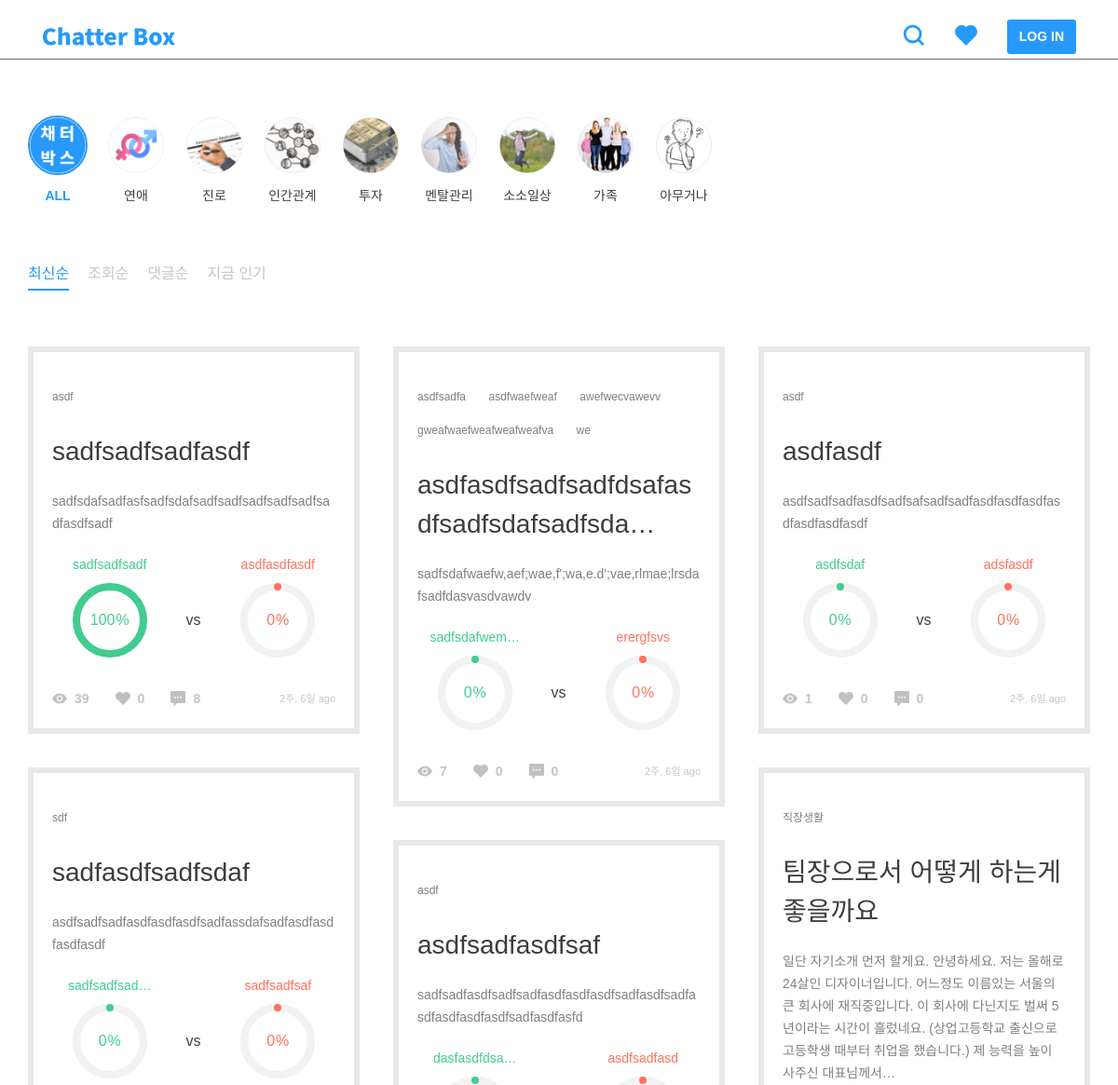
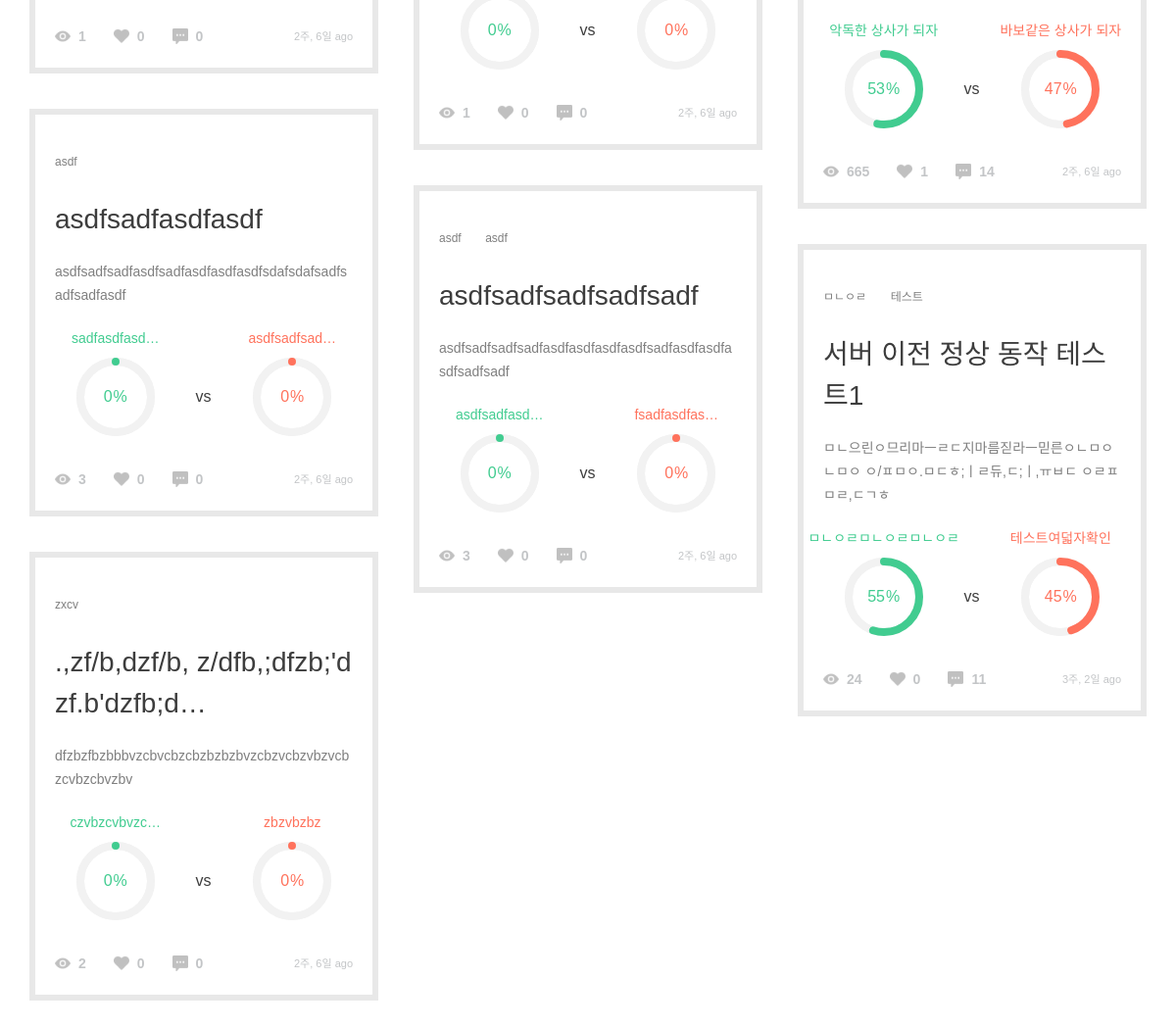
The app's page /post/, older data (2 pictures, top to bottom).
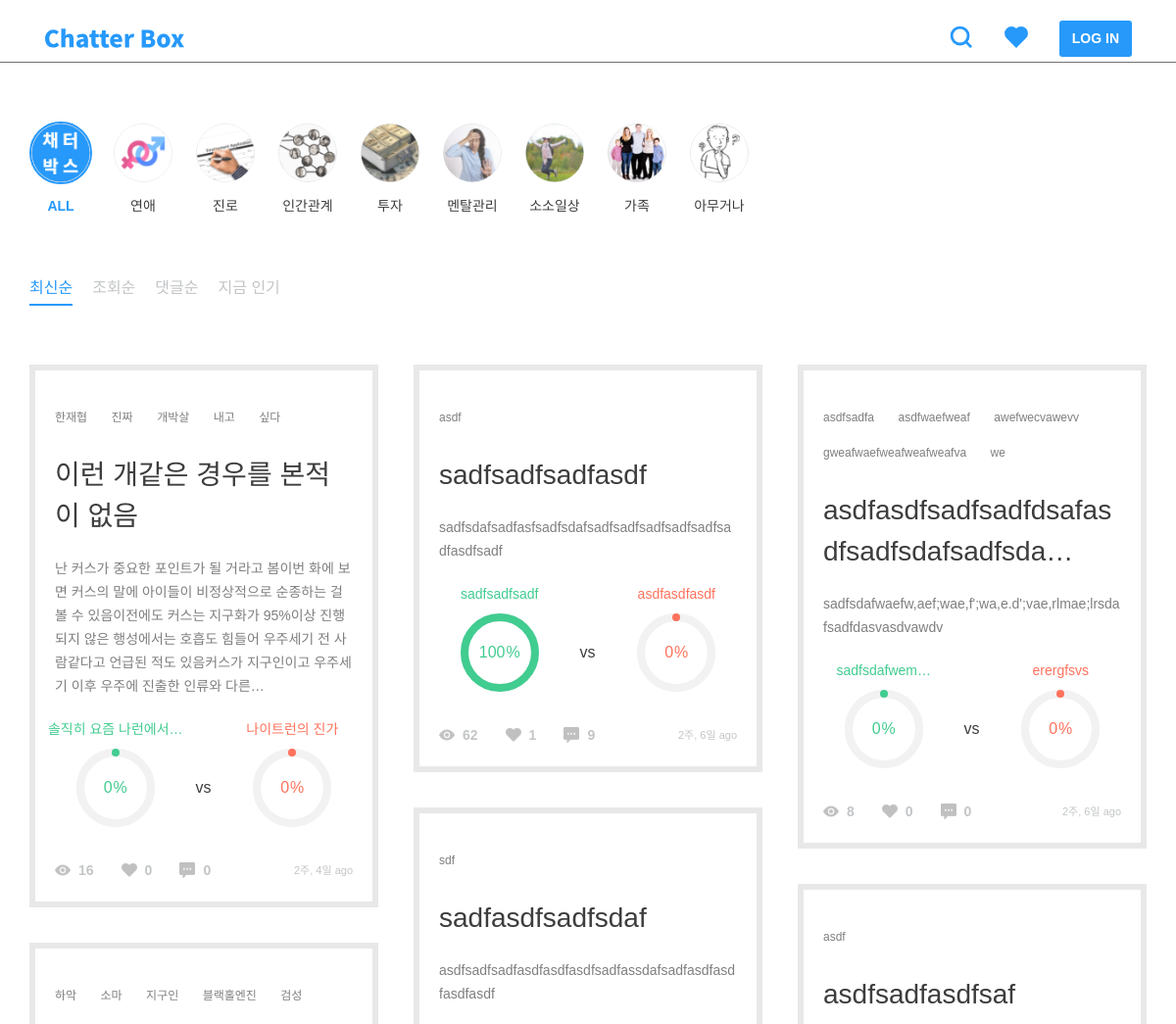
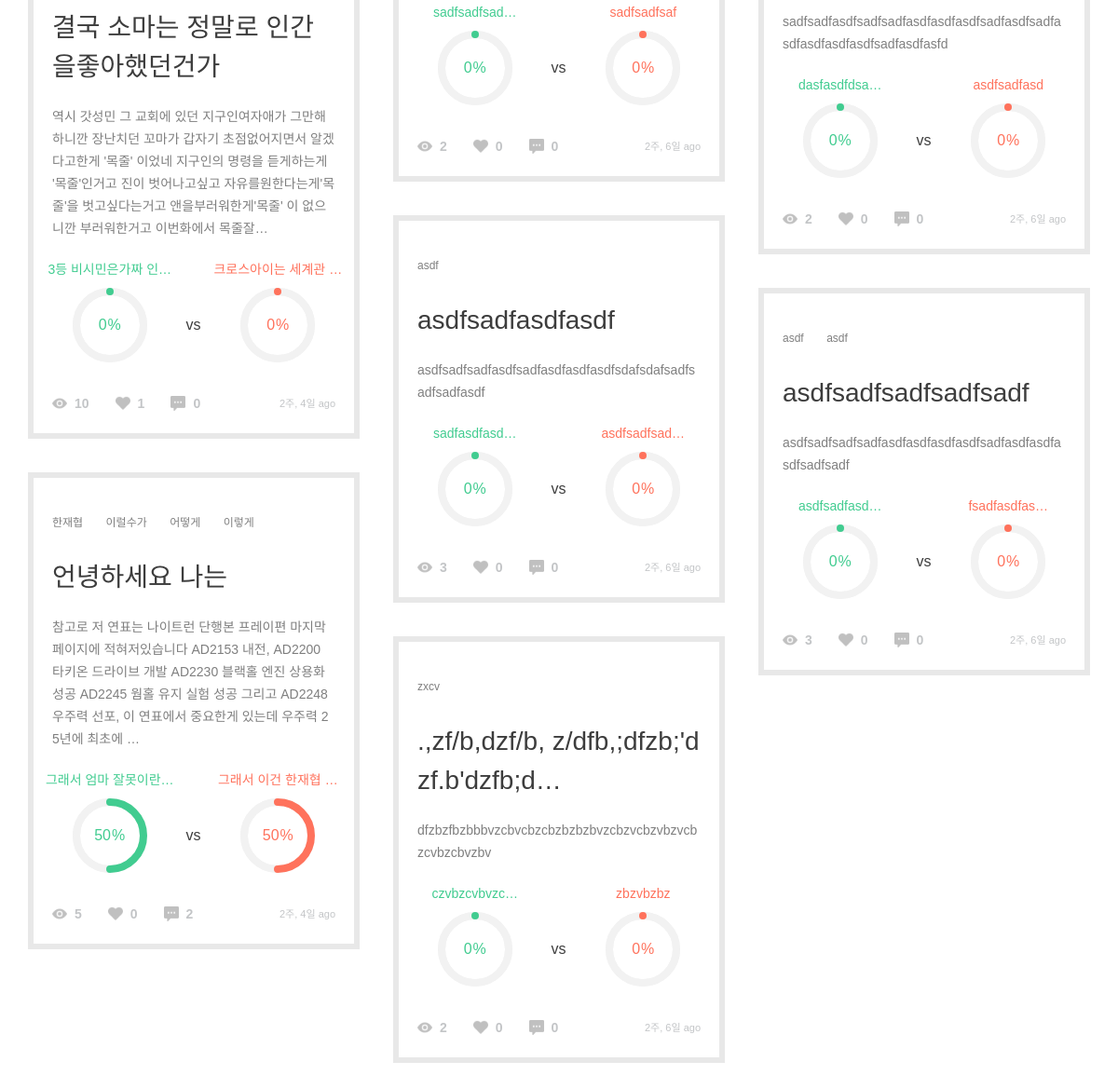
The same page, newer data (2 pictures, top to bottom).
### post/models.py (models this page shows, shortened)
class Category(models.Model):
    name = models.CharField(max_length=200)
    slug = models.SlugField()
    parent = models.ForeignKey(
        'self', blank=True, null=True, related_name='children')
    class Meta:
        unique_together = ('slug', 'parent',)
        verbose_name_plural = "categories"  # categories under a parent with same slug

class TimeStampedModel(models.Model):
    created_at = models.DateTimeField(auto_now_add=True, null=True)
    updated_at = models.DateTimeField(auto_now=True, null=True)
    class Meta():
        abstract = True

class Post(TimeStampedModel):
    author = models.ForeignKey(settings.AUTH_USER_MODEL)
    category = models.ForeignKey('Category')
    title = models.CharField(max_length=160, null=True)
    background = models.TextField()
    background_image1 = models.ImageField(
        upload_to='post', blank=True, null=True)
    background_image2 = models.ImageField(
        upload_to='post', blank=True, null=True)
    background_image3 = models.ImageField(
        upload_to='post', blank=True, null=True)
    background_image4 = models.ImageField(
        upload_to='post', blank=True, null=True)
    background_image5 = models.ImageField(
        upload_to='post', blank=True, null=True)
    tag = TagField()
    view_count = models.PositiveSmallIntegerField(default=0)
    share_count = models.PositiveSmallIntegerField(default=0)
    pro_title = models.CharField(max_length=160, null=True)
    con_title = models.CharField(max_length=160, null=True)
    @property
    def natural_time(self):
        return naturaltime(self.created_at)
    @property
    def likes_count(self):
        return self.like_users.all().count()
    @property
    def comment_count(self):
        all_count = self.comment_set.count()
        return all_count
    @property
    def pro_count(self):
        pro_sum = self.comment_set.filter(type=True).count()
        pro_comments = self.comment_set.filter(type=True)
        for comment in pro_comments:
            pro_sum = pro_sum + comment.count_comment_likes
        return pro_sum
    @property
    def con_count(self):
        con_sum = self.comment_set.filter(type=False).count()
        con_comments = self.comment_set.filter(type=False)
        for comment in con_comments:
            con_sum = con_sum + comment.count_comment_likes
        return con_sum
    @property
    def all_count(self):
        return self.pro_count + self.con_count
    @property
    def pro_percent(self):
        if not self.all_count == 0:
            result = self.pro_count / self.all_count
        else:
            result = 0
        return result
    @property
    def con_percent(self):
        if not self.all_count == 0:
            result = self.con_count / self.all_count
        else:
            result = 0
        return result
    class Meta:
        ordering = ['-created_at']

### post/views.py (the view)
def post_list(request):
    sort = request.GET.get('sort', '')
    categories = Category.objects.all()
    posts = Post.objects.all()
    if sort == 'likes':
        posts = posts.annotate(like_count=Count(
            'like_users')).order_by('-like_count')
    elif sort == 'views':
        posts = posts.order_by('-view_count')
    elif sort == 'comments':
        posts = posts.annotate(count=Count('comment')).order_by('-count')
    else:
        posts = posts.order_by('-created_at')
    paginator = Paginator(posts, 10)
    page = request.GET.get('page')
    try:
        posts = paginator.page(page)
    except PageNotAnInteger:
        posts = paginator.page(1)
    except EmptyPage:
        posts = paginator.page(paginator.num_pages)
    context = {'posts': posts, 'categories': categories, 'sort': sort, }
    return render(request, 'post/post_list.html', context)

### comment/models.py (called while the page is built)
    @property
    def count_comment_likes(self):
        return self.like_comments.all().count()

### post/templatetags/post_extras.py (called while the page is built)
@register.filter
def split_tags(value):
    tags = []
    split_comma = value.split(',')
    for tag in split_comma:
        split_space = tag.split(" ")
        for tag in split_space:
            if tag:
                tags.append(tag)
    return tags

### templates/post/post_list.html (shortened to what this page needs)
{% extends 'base.html' %}
{% load static %}
{% block customCSS %}
<link rel="stylesheet" href="{% static 'css/include/categories.css' %}" />
<link rel="stylesheet" href="{% static 'css/include/sorts.css' %}" />
<link rel="stylesheet" href="{% static 'css/include/pie_chart.css' %}">
<link rel="stylesheet" href="{% static 'css/post/post_list.css' %}" />
{% endblock %}
{% block content %}
<div class="row">
    {% include 'include/category.html' %}
    {% include 'include/sort.html' %}
</div>
<div class="row justify-content-center p-0">
    <div class="infinite-container columns col-12 p-0 m60">
        {% for post in posts %}
        <figure id="post-{{ post.pk }}" class="infinite-item">
            {% include 'include/post.html' %}
        </figure>
        {% endfor %}
    </div>
</div>
{% endblock %}
{% block customJS %}
<script>
    var infinite = new Waypoint.Infinite({
        element: $('.infinite-container')[0],
        onBeforePageLoad: function () {
        },
        onAfterPageLoad: function ($items) {
            customChart();
        }
    });
</script>
{% endblock %}

### templates/include/category.html (shortened to what this page needs)
{% load static %}
<div class="category-wrap">
    <div class="category m60" name="{{ target }}">
        <a id="all" class="category-link" href="{% url 'post:post_list' %}">
            <img class="category-icon" src="{% static '/img/categories/all.png' %}" />
            <h6>ALL</h6>
        </a>
        {% for category in categories %}
        <a id="{{ category.slug }}" class="category-link" href="/post/category/{{ category.slug }}">
            <img class="category-icon" src="/static/img/categories/{{ category.slug }}.png" />
            <h6>{{ category.name }}</h6>
        </a>
        {% endfor %}
    </div>
</div>

### templates/include/post.html
{% load static %}
{% load post_extras %}
<div class="tag-list">
    {% for tag in post.tag|split_tags %}
    <a class="tag" href="/post/search/?q={{ tag }}">{{ tag }}</a>
    {% endfor %}
</div>
<a href="{% url 'post:post_detail' post_pk=post.pk %}">
    <h3>{{ post.title|truncatechars:40 }}</h3>
    <div class="background">
        <p>{{ post.background|safe|truncatechars:160 }}</p>
    </div>
</a>
<div class="percent-wrap">
    <div class="chart">
        <h6 class="label pro-title">{{ post.pro_title|truncatechars:12 }}</h6>
        <div class="percentage pro-chart" data-percent="{% widthratio post.pro_percent 1 100 %}">
            <span class="pro-title">{% widthratio post.con_percent 1 100 %}</span><sup class="pro-title">%</sup>
        </div>
    </div>
    <h5>vs</h5>
    <div class="chart">
        <h6 class="label con-title">{{ post.con_title|truncatechars:12 }}</h6>
        <div class="percentage con-chart" data-percent="{% widthratio post.con_percent 1 100 %}">
            <span class="con-title">{% widthratio post.con_percent 1 100 %}</span><sup class="con-title">%</sup>
        </div>
    </div>
</div>
<div class="btn-area">
    <img src="{% static '/img/icons/view.png' %}" />
    <h6>{{ post.view_count }}</h6>
    <img src="{% static '/img/icons/heart-gray.png' %}" />
    <h6>{{ post.likes_count }}</h6>
    <img src="{% static '/img/icons/comment.png' %}" />
    <h6>{{ post.comment_count }}</h6>
    <span class="ml-auto">{{ post.natural_time }}</span>
</div>

Row changes from the older to the newer data that the page shows:
no longer on this page (row unchanged): Post: tag "asdf", title "asdfasdf", background "asdfsadfsadfasdfsadfsafsadfsadfasdfasdfasdfasdfasdfasdfasdf", pro_title "asdfsdaf", con_title "adsfasdf", view_count "1", likes_count "0", comment_count "0", natural_time "2주, 6일 ago"
no longer on this page (row edited): Post: tag "직장생활", title "팀장으로서 어떻게 하는게 좋을까요", background "일단 자기소개 먼저 할게요. 안녕하세요. 저는 올해로 24살인 디자이너입니다. 어느정도 이름있는 서울의 큰 회사에 재직중입니다. 이 회사에 다닌지도 벌써 5년이라는 시간이 흘렀네요. (상업고등학교 출신으로 고등학생 때부터 취업을 했습니다.) 제 능력을 높이 사주신 대표님께서…", pro_title "악독한 상사가 되자", con_title "바보같은 상사가 되자", view_count "665", likes_count "1", comment_count "14", natural_time "2주, 6일 ago"
no longer on this page (row edited): Post: tag "ㅁㄴㅇㄹ" "테스트", title "서버 이전 정상 동작 테스트1", background "ㅁㄴ으린ㅇ므리마ㅡㄹㄷ지마름짇라ㅡ믿른ㅇㄴㅁㅇ ㄴㅁㅇ ㅇ/ㅍㅁㅇ.ㅁㄷㅎ;ㅣㄹ듀,ㄷ;ㅣ,ㅠㅂㄷ ㅇㄹㅍㅁㄹ,ㄷㄱㅎ", pro_title "ㅁㄴㅇㄹㅁㄴㅇㄹㅁㄴㅇㄹ", con_title "테스트여덟자확인", view_count "24", likes_count "0", comment_count "11", natural_time "3주, 2일 ago"
added Post: tag "한재협" "진짜" "개박살" "내고" "싶다", title "이런 개같은 경우를 본적이 없음", background "난 커스가 중요한 포인트가 될 거라고 봄이번 화에 보면 커스의 말에 아이들이 비정상적으로 순종하는 걸 볼 수 있음이전에도 커스는 지구화가 95%이상 진행되지 않은 행성에서는 호흡도 힘들어 우주세기 전 사람같다고 언급된 적도 있음커스가 지구인이고 우주세기 이후 우주에 진출한 인류와 다른…", pro_title "솔직히 요즘 나런에서…", con_title "나이트런의 진가", view_count "16", likes_count "0", comment_count "0", natural_time "2주, 4일 ago"
added Post: tag "하악" "소마" "지구인" "블랙홀엔진" "검성", title "결국 소마는 정말로 인간을좋아했던건가", background "역시 갓성민 그 교회에 있던 지구인여자애가 그만해 하니깐 장난치던 꼬마가 갑자기 초점없어지면서 알겠다고한게 '목줄' 이었네 지구인의 명령을 듣게하는게 '목줄'인거고 진이 벗어나고싶고 자유를원한다는게'목줄'을 벗고싶다는거고 앤을부러워한게'목줄' 이 없으니깐 부러워한거고 이번화에서 목줄잘…", pro_title "3등 비시민은가짜 인…", con_title "크로스아이는 세계관 …", view_count "10", likes_count "1", comment_count "0", natural_time "2주, 4일 ago"
added Post: tag "한재협" "이럴수가" "어떻게" "이렇게", title "언녕하세요 나는", background "참고로 저 연표는 나이트런 단행본 프레이편 마지막 페이지에 적혀저있습니다 AD2153 내전, AD2200 타키온 드라이브 개발 AD2230 블랙홀 엔진 상용화 성공 AD2245 웜홀 유지 실험 성공 그리고 AD2248 우주력 선포, 이 연표에서 중요한게 있는데 우주력 25년에 최초에 …", pro_title "그래서 엄마 잘못이란…", con_title "그래서 이건 한재협 …", view_count "5", likes_count "0", comment_count "2", natural_time "2주, 4일 ago"
changed Post "sadfsadfsadfasdf": view_count "39" → "62"; likes_count "0" → "1"; comment_count "8" → "9"
changed Post "sadfasdfsadfsdaf": view_count "1" → "2"
changed Post "sadfsdafwaefw,aef;wae,f';wa,e.d';vae,rlmae;lrsdafsadfdasvasdvawdv": view_count "7" → "8"
changed Post "asdfsadfasdfsaf": view_count "1" → "2"
